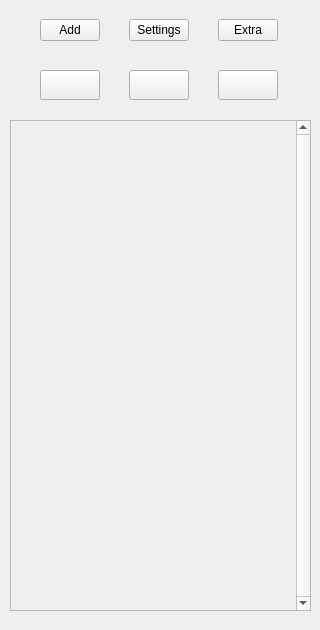
<?xml version="1.0" encoding="UTF-8"?>
<ui version="4.0">
 <class>stack_space</class>
 <widget class="QWidget" name="stack_space">
  <property name="geometry">
   <rect>
    <x>0</x>
    <y>0</y>
    <width>320</width>
    <height>630</height>
   </rect>
  </property>
  <property name="sizePolicy">
   <sizepolicy hsizetype="Fixed" vsizetype="Fixed">
    <horstretch>0</horstretch>
    <verstretch>0</verstretch>
   </sizepolicy>
  </property>
  <property name="minimumSize">
   <size>
    <width>320</width>
    <height>180</height>
   </size>
  </property>
  <property name="maximumSize">
   <size>
    <width>320</width>
    <height>900</height>
   </size>
  </property>
  <property name="windowTitle">
   <string extracomment="View your stack items">Stack Space</string>
  </property>
  <widget class="QScrollArea" name="stack_area_scrollable">
   <property name="geometry">
    <rect>
     <x>10</x>
     <y>120</y>
     <width>301</width>
     <height>491</height>
    </rect>
   </property>
   <property name="verticalScrollBarPolicy">
    <enum>Qt::ScrollBarAlwaysOn</enum>
   </property>
   <property name="horizontalScrollBarPolicy">
    <enum>Qt::ScrollBarAsNeeded</enum>
   </property>
   <property name="widgetResizable">
    <bool>true</bool>
   </property>
   <property name="alignment">
    <set>Qt::AlignJustify|Qt::AlignTop</set>
   </property>
   <widget class="QWidget" name="stack_dump">
    <property name="geometry">
     <rect>
      <x>0</x>
      <y>0</y>
      <width>282</width>
      <height>489</height>
     </rect>
    </property>
   </widget>
  </widget>
  <widget class="QWidget" name="horizontalLayoutWidget">
   <property name="geometry">
    <rect>
     <x>10</x>
     <y>10</y>
     <width>301</width>
     <height>41</height>
    </rect>
   </property>
   <layout class="QHBoxLayout" name="btn_layout_h">
    <property name="spacing">
     <number>4</number>
    </property>
    <property name="sizeConstraint">
     <enum>QLayout::SetMinimumSize</enum>
    </property>
    <property name="leftMargin">
     <number>5</number>
    </property>
    <property name="topMargin">
     <number>5</number>
    </property>
    <property name="rightMargin">
     <number>5</number>
    </property>
    <property name="bottomMargin">
     <number>5</number>
    </property>
    <item>
     <widget class="QPushButton" name="add_btn">
      <property name="minimumSize">
       <size>
        <width>60</width>
        <height>0</height>
       </size>
      </property>
      <property name="maximumSize">
       <size>
        <width>60</width>
        <height>16777215</height>
       </size>
      </property>
      <property name="text">
       <string>Add</string>
      </property>
     </widget>
    </item>
    <item>
     <widget class="QPushButton" name="settings_btn">
      <property name="minimumSize">
       <size>
        <width>60</width>
        <height>0</height>
       </size>
      </property>
      <property name="maximumSize">
       <size>
        <width>60</width>
        <height>16777215</height>
       </size>
      </property>
      <property name="text">
       <string>Settings</string>
      </property>
     </widget>
    </item>
    <item>
     <widget class="QPushButton" name="extra_btn">
      <property name="minimumSize">
       <size>
        <width>60</width>
        <height>0</height>
       </size>
      </property>
      <property name="maximumSize">
       <size>
        <width>60</width>
        <height>16777215</height>
       </size>
      </property>
      <property name="text">
       <string>Extra</string>
      </property>
     </widget>
    </item>
   </layout>
  </widget>
  <widget class="QWidget" name="horizontalLayoutWidget_2">
   <property name="geometry">
    <rect>
     <x>10</x>
     <y>50</y>
     <width>301</width>
     <height>70</height>
    </rect>
   </property>
   <layout class="QHBoxLayout" name="btn_layout_h_2">
    <property name="spacing">
     <number>4</number>
    </property>
    <property name="sizeConstraint">
     <enum>QLayout::SetMinimumSize</enum>
    </property>
    <property name="leftMargin">
     <number>5</number>
    </property>
    <property name="topMargin">
     <number>5</number>
    </property>
    <property name="rightMargin">
     <number>5</number>
    </property>
    <property name="bottomMargin">
     <number>5</number>
    </property>
    <item>
     <widget class="QPushButton" name="start_btn">
      <property name="minimumSize">
       <size>
        <width>60</width>
        <height>30</height>
       </size>
      </property>
      <property name="maximumSize">
       <size>
        <width>60</width>
        <height>30</height>
       </size>
      </property>
      <property name="text">
       <string/>
      </property>
     </widget>
    </item>
    <item>
     <widget class="QPushButton" name="pause_btn">
      <property name="minimumSize">
       <size>
        <width>60</width>
        <height>30</height>
       </size>
      </property>
      <property name="maximumSize">
       <size>
        <width>60</width>
        <height>30</height>
       </size>
      </property>
      <property name="text">
       <string/>
      </property>
     </widget>
    </item>
    <item>
     <widget class="QPushButton" name="remove_btn">
      <property name="minimumSize">
       <size>
        <width>60</width>
        <height>30</height>
       </size>
      </property>
      <property name="maximumSize">
       <size>
        <width>60</width>
        <height>30</height>
       </size>
      </property>
      <property name="text">
       <string/>
      </property>
     </widget>
    </item>
   </layout>
  </widget>
 </widget>
 <resources/>
 <connections/>
</ui>
